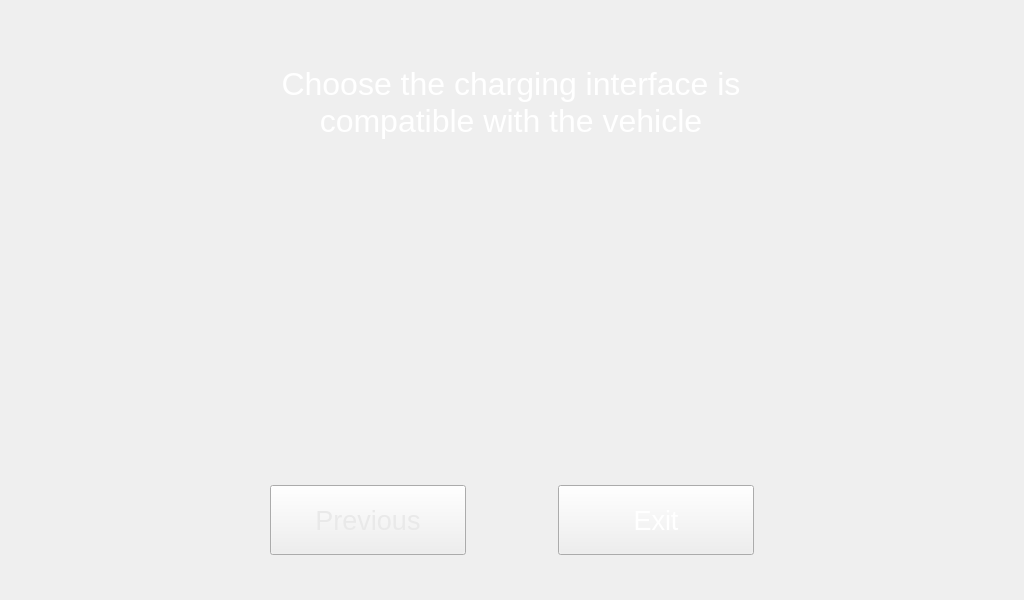
<?xml version="1.0" encoding="UTF-8"?>
<ui version="4.0">
 <class>Form</class>
 <widget class="QWidget" name="Form">
  <property name="geometry">
   <rect>
    <x>0</x>
    <y>0</y>
    <width>1024</width>
    <height>600</height>
   </rect>
  </property>
  <property name="windowTitle">
   <string>Form</string>
  </property>
  <property name="styleSheet">
   <string notr="true"/>
  </property>
  <widget class="QLabel" name="label">
   <property name="geometry">
    <rect>
     <x>0</x>
     <y>0</y>
     <width>1024</width>
     <height>600</height>
    </rect>
   </property>
   <property name="text">
    <string/>
   </property>
   <property name="pixmap">
    <pixmap>image/bg_step2.png</pixmap>
   </property>
  </widget>
  <widget class="QLabel" name="label_2">
   <property name="geometry">
    <rect>
     <x>218</x>
     <y>56</y>
     <width>586</width>
     <height>92</height>
    </rect>
   </property>
   <property name="sizePolicy">
    <sizepolicy hsizetype="Preferred" vsizetype="Preferred">
     <horstretch>0</horstretch>
     <verstretch>0</verstretch>
    </sizepolicy>
   </property>
   <property name="font">
    <font>
     <family>Arial</family>
     <pointsize>24</pointsize>
    </font>
   </property>
   <property name="autoFillBackground">
    <bool>false</bool>
   </property>
   <property name="styleSheet">
    <string notr="true">QLabel {
        color: white;                /* 文字顏色 */
        font-size: 24pt;             /* 字體大小 */
        font-family: &quot;Arial&quot;;
    }
  </string>
   </property>
   <property name="text">
    <string>Choose the charging interface is
compatible with the vehicle</string>
   </property>
   <property name="textFormat">
    <enum>Qt::AutoText</enum>
   </property>
   <property name="scaledContents">
    <bool>true</bool>
   </property>
   <property name="alignment">
    <set>Qt::AlignCenter</set>
   </property>
   <property name="margin">
    <number>0</number>
   </property>
   <property name="indent">
    <number>-1</number>
   </property>
  </widget>
  <widget class="QPushButton" name="pushButton_ccs1">
   <property name="geometry">
    <rect>
     <x>305</x>
     <y>162</y>
     <width>171</width>
     <height>290</height>
    </rect>
   </property>
   <property name="autoFillBackground">
    <bool>false</bool>
   </property>
   <property name="styleSheet">
    <string notr="true">QPushButton {
    
    border-image: url(&quot;image/btn_ccs1_def.png&quot;) 0 0 0 0 stretch stretch;

}

QPushButton:pressed {
        border-image: url(&quot;image/btn_ccs1_act.png&quot;) 0 0 0 0 stretch stretch;
    }</string>
   </property>
   <property name="text">
    <string/>
   </property>
   <property name="iconSize">
    <size>
     <width>171</width>
     <height>307</height>
    </size>
   </property>
   <property name="flat">
    <bool>true</bool>
   </property>
  </widget>
  <widget class="QPushButton" name="pushButton_ccs2">
   <property name="geometry">
    <rect>
     <x>548</x>
     <y>162</y>
     <width>171</width>
     <height>290</height>
    </rect>
   </property>
   <property name="styleSheet">
    <string notr="true">QPushButton {
    
    border-image: url(&quot;image/btn_ccs2_def.png&quot;) 0 0 0 0 stretch stretch;

}

QPushButton:pressed {
        border-image: url(&quot;image/btn_ccs2_act.png&quot;) 0 0 0 0 stretch stretch;
    }</string>
   </property>
   <property name="text">
    <string/>
   </property>
   <property name="iconSize">
    <size>
     <width>171</width>
     <height>307</height>
    </size>
   </property>
   <property name="flat">
    <bool>true</bool>
   </property>
  </widget>
  <widget class="QPushButton" name="pushButton_previous">
   <property name="geometry">
    <rect>
     <x>270</x>
     <y>485</y>
     <width>196</width>
     <height>70</height>
    </rect>
   </property>
   <property name="font">
    <font>
     <pointsize>20</pointsize>
    </font>
   </property>
   <property name="styleSheet">
    <string notr="true">QPushButton {
        border-image: url(&quot;image/btn_gr_196x70_def.png&quot;) 0 0 0 0 stretch stretch;
        color: #E9E9E9;                /* 文字顏色 */
        font-size: 20pt;             /* 字體大小 */
    }
    QPushButton:pressed {
        border-image: url(&quot;image/btn_gr_196x70_act.png&quot;) 0 0 0 0 stretch stretch;
color: #FFFF00;                /* 文字顏色 */
        font-size: 20pt;             /* 字體大小 */
    }</string>
   </property>
   <property name="text">
    <string>Previous</string>
   </property>
   <property name="iconSize">
    <size>
     <width>196</width>
     <height>70</height>
    </size>
   </property>
  </widget>
  <widget class="QPushButton" name="pushButton_exit">
   <property name="geometry">
    <rect>
     <x>558</x>
     <y>485</y>
     <width>196</width>
     <height>70</height>
    </rect>
   </property>
   <property name="font">
    <font>
     <pointsize>20</pointsize>
    </font>
   </property>
   <property name="styleSheet">
    <string notr="true">QPushButton {
        border-image: url(&quot;image/btn_196x70_def.png&quot;) 0 0 0 0 stretch stretch;
        color: #FFFFFF;                /* 文字顏色 */
        font-size: 20pt;             /* 字體大小 */
    }
    QPushButton:pressed {
        border-image: url(&quot;image/btn_196x70_act.png&quot;) 0 0 0 0 stretch stretch;
color: #FFFF00;                /* 文字顏色 */
        font-size: 20pt;             /* 字體大小 */
    }</string>
   </property>
   <property name="text">
    <string>Exit</string>
   </property>
   <property name="iconSize">
    <size>
     <width>196</width>
     <height>70</height>
    </size>
   </property>
  </widget>
 </widget>
 <resources/>
 <connections/>
</ui>
